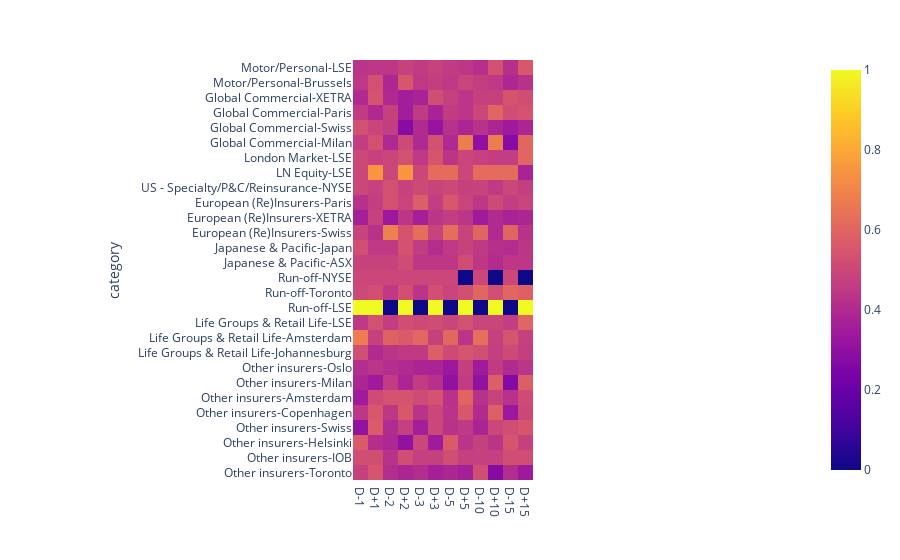

Notebook code cell kept with this figure:
### Code cell
fig = px.imshow(df_result_1)
fig.show()

### Figure 1 — Plotly figure (JSON) as saved in the notebook; plotly's stock layout.template omitted (floating-point values rounded to 4 significant figures; data arrays with more than 128 entries replaced by an {"elided": "..."} marker saying what was removed)
{"data": [{"coloraxis": "coloraxis", "hovertemplate": "x: %{x}<br>category: %{y}<br>color: %{z}<extra></extra>", "name": "0", "type": "heatmap", "x": ["D-1", "D+1", "D-2", "D+2", "D-3", "D+3", "D-5", "D+5", "D-10", "D+10", "D-15", "D+15"], "xaxis": "x", "y": ["Motor/Personal-LSE", "Motor/Personal-Brussels", "Global Commercial-XETRA", "Global Commercial-Paris", "Global Commercial-Swiss", "Global Commercial-Milan", "London Market-LSE", "LN Equity-LSE", "US - Specialty/P&C/Reinsurance-NYSE", "European (Re)Insurers-Paris", "European (Re)Insurers-XETRA", "European (Re)Insurers-Swiss", "Japanese & Pacific-Japan", "Japanese & Pacific-ASX", "Run-off-NYSE", "Run-off-Toronto", "Run-off-LSE", "Life Groups & Retail Life-LSE", "Life Groups & Retail Life-Amsterdam", "Life Groups & Retail Life-Johannesburg", "Other insurers-Oslo", "Other insurers-Milan", "Other insurers-Amsterdam", "Other insurers-Copenhagen", "Other insurers-Swiss", "Other insurers-Helsinki", "Other insurers-IOB", "Other insurers-Toronto"], "yaxis": "y", "z": {"elided": "28x12 float values"}}], "layout": {"coloraxis": {"colorscale": [[0, "#0d0887"], [0.1111, "#46039f"], [0.2222, "#7201a8"], [0.3333, "#9c179e"], [0.4444, "#bd3786"], [0.5556, "#d8576b"], [0.6667, "#ed7953"], [0.7778, "#fb9f3a"], [0.8889, "#fdca26"], [1, "#f0f921"]]}, "margin": {"t": 60}, "xaxis": {"anchor": "y", "constrain": "domain", "domain": [0, 1], "scaleanchor": "y"}, "yaxis": {"anchor": "x", "autorange": "reversed", "constrain": "domain", "domain": [0, 1], "title": {"text": "category"}}}}
